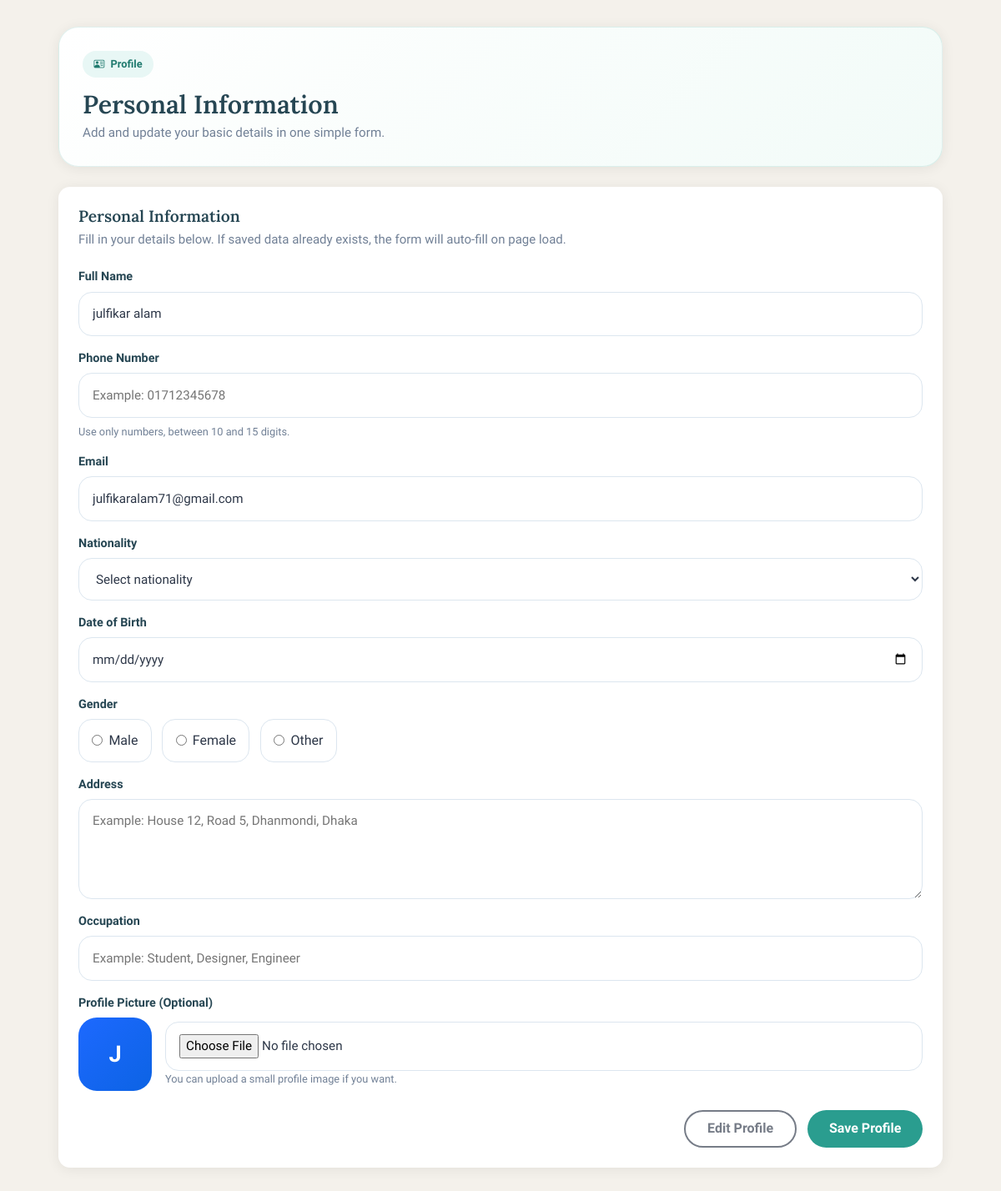
The app's page /settings (signed in) with its own data.
### app.py (models this page shows, shortened)
class User(db.Model, UserMixin):
    __tablename__ = 'users'
    id             = db.Column(db.Integer, primary_key=True)
    first_name     = db.Column(db.String(50), nullable=True)
    last_name      = db.Column(db.String(50), nullable=True)
    name           = db.Column(db.String(100), nullable=False)
    email          = db.Column(db.String(120), unique=True, nullable=False)
    password       = db.Column(db.String(200), nullable=False)
    reset_code     = db.Column(db.String(50), nullable=True)
    created_at     = db.Column(db.DateTime, default=datetime.utcnow)
    mood_logs = db.relationship('MoodLog', backref='user', lazy=True,
                                cascade='all, delete-orphan')

### app.py (the view, shortened to what this page needs)
@app.route('/settings', methods=['GET', 'POST'])
@login_required
def settings():
    return render_template('settings.html', form_data=None)

### app.py (called while the page is built)
@login_manager.user_loader
def load_user(user_id):
    return db.session.get(User, int(user_id))

### templates/settings.html (shortened to what this page needs)
{% extends "base.html" %}
{% block content %}
<div class="page-wrapper">
  <div class="profile-shell">
    <section class="profile-hero">
      <div class="profile-kicker">
        <i class="bi bi-person-vcard"></i>
        Profile
      </div>
      <h1 class="page-title">Personal Information</h1>
      <p class="page-subtitle mb-0">
        Add and update your basic details in one simple form.
      </p>
    </section>
    <section class="mm-card profile-card">
      <h2 class="profile-section-title">Personal Information</h2>
      <p class="profile-section-copy">
        Fill in your details below. If saved data already exists, the form will auto-fill on page load.
      </p>
      <form id="userProfileForm" class="profile-form" novalidate>
        <div class="profile-field">
          <label class="profile-label" for="fullName">Full Name</label>
          <input
            id="fullName"
            name="fullName"
            type="text"
            class="profile-input"
            placeholder="Example: Julfkar Alam"
            value="{{ current_user.name }}"
            required
          />
        </div>
        <div class="profile-field">
          <label class="profile-label" for="phoneNumber">Phone Number</label>
          <input
            id="phoneNumber"
            name="phoneNumber"
            type="tel"
            class="profile-input"
            placeholder="Example: 01712345678"
            inputmode="numeric"
            required
          />
          <div class="profile-help">Use only numbers, between 10 and 15 digits.</div>
        </div>
        <div class="profile-field">
          <label class="profile-label" for="email">Email</label>
          <input
            id="email"
            name="email"
            type="email"
            class="profile-input"
            placeholder="Example: name@example.com"
            value="{{ current_user.email }}"
            required
          />
        </div>
        <div class="profile-field">
          <label class="profile-label" for="nationality">Nationality</label>
          <select id="nationality" name="nationality" class="profile-select" required>
            <option value="">Select nationality</option>
          </select>
        </div>
        <div class="profile-field">
          <label class="profile-label" for="dateOfBirth">Date of Birth</label>
          <input
            id="dateOfBirth"
            name="dateOfBirth"
            type="date"
            class="profile-input"
            required
          />
        </div>
        <div class="profile-field">
          <span class="profile-label">Gender</span>
          <div class="profile-radio-group">
            <label class="profile-radio">
              <input type="radio" name="gender" value="Male" />
              <span>Male</span>
            </label>
            <label class="profile-radio">
              <input type="radio" name="gender" value="Female" />
              <span>Female</span>
            </label>
            <label class="profile-radio">
              <input type="radio" name="gender" value="Other" />
              <span>Other</span>
            </label>
          </div>
        </div>
        <div class="profile-field">
          <label class="profile-label" for="address">Address</label>
          <textarea
            id="address"
            name="address"
            class="profile-textarea"
            placeholder="Example: House 12, Road 5, Dhanmondi, Dhaka"
            required
          ></textarea>
        </div>
        <div class="profile-field">
          <label class="profile-label" for="occupation">Occupation</label>
          <input
            id="occupation"
            name="occupation"
            type="text"
            class="profile-input"
            placeholder="Example: Student, Designer, Engineer"
            required
          />
        </div>
        <div class="profile-field">
          <label class="profile-label" for="profilePicture">Profile Picture (Optional)</label>
          <div class="profile-upload-shell">
            <div id="profilePicturePreview" class="profile-upload-preview">
              {{ (current_user.name or 'M')[:1] | upper }}
            </div>
            <div style="flex:1;min-width:220px;">
              <input
                id="profilePicture"
                name="profilePicture"
                type="file"
                class="profile-input"
                accept="image/*"
              />
              <div class="profile-help">You can upload a small profile image if you want.</div>
            </div>
          </div>
        </div>
        <div class="profile-actions">
          <button type="button" id="editProfileBtn" class="btn btn-outline-teal">Edit Profile</button>
          <button type="submit" id="saveProfileBtn" class="btn btn-teal">Save Profile</button>
        </div>
      </form>
    </section>
  </div>
</div>
{% endblock %}

### templates/base.html (style rules this page uses)
:root { --teal: #2a9d8f; --teal-dark: #1f7a6e; --teal-light: #e8f7f5; --sand: #f4f1eb; --charcoal: #264653; --amber: #e9c46a; --coral: #e76f51; --text: #2d3748; --muted: #718096; --white: #ffffff; --shadow: 0 2px 16px rgba(0, 0, 0, 0.07); --radius: 14px; }
* { box-sizing: border-box; }
html, body { min-height: 100%; }
body { margin: 0; font-family: "Plus Jakarta Sans", sans-serif; background: var(--sand); color: var(--text); min-height: 100vh; display: flex; flex-direction: column; }
h1, h2, h3, h4, h5, h6 { font-family: "Lora", serif; font-weight: 600; }
.btn-teal { background: var(--teal); color: #fff; border: none; border-radius: 100px; padding: 0.55rem 1.6rem; font-weight: 600; transition: background 0.2s, transform 0.15s; }
.btn-outline-teal { background: transparent; color: var(--teal); border: 2px solid var(--teal); border-radius: 100px; padding: 0.55rem 1.6rem; font-weight: 600; transition: all 0.2s; }
.mm-card { background: var(--white); border: none; border-radius: var(--radius); box-shadow: var(--shadow); padding: 1.5rem; }
.page-wrapper { max-width: 1100px; margin: 0 auto; padding: 2rem 1.25rem 4rem; width: 100%; flex: 1 0 auto; }
.page-title { font-size: 1.9rem; color: var(--charcoal); margin-bottom: 0.25rem; }
.page-subtitle { color: var(--muted); margin-bottom: 2rem; font-size: 0.95rem; }

### templates/settings.html (style rules this page uses)
.profile-shell { display: grid; gap: 1.5rem; }
.profile-hero { background: linear-gradient(135deg, #ffffff, #f2fbf8); border: 1px solid rgba(42, 157, 143, 0.14); border-radius: 24px; box-shadow: var(--shadow); padding: 1.75rem; }
.profile-kicker { display: inline-flex; align-items: center; gap: 0.45rem; background: var(--teal-light); color: var(--teal-dark); border-radius: 999px; padding: 0.4rem 0.85rem; font-size: 0.8rem; font-weight: 700; margin-bottom: 0.9rem; }
.profile-card { padding: 1.5rem; }
.profile-section-title { font-size: 1.2rem; color: var(--charcoal); margin-bottom: 0.35rem; }
.profile-section-copy { color: var(--muted); font-size: 0.94rem; margin-bottom: 1.4rem; }
.profile-form { display: grid; gap: 1rem; }
.profile-field { display: grid; gap: 0.42rem; }
.profile-label { font-size: 0.9rem; font-weight: 700; color: var(--charcoal); }
.profile-input, .profile-select, .profile-textarea { width: 100%; border: 1px solid #dce6ef; border-radius: 16px; padding: 0.9rem 1rem; font-size: 0.95rem; color: var(--text); background: #ffffff; transition: border-color 0.15s, box-shadow 0.15s, background 0.15s; }
.profile-textarea { min-height: 120px; resize: vertical; }
.profile-help { color: var(--muted); font-size: 0.8rem; }
.profile-radio-group { display: flex; flex-wrap: wrap; gap: 0.8rem; }
.profile-radio { display: inline-flex; align-items: center; gap: 0.45rem; padding: 0.8rem 0.95rem; border-radius: 16px; border: 1px solid #dce6ef; background: #ffffff; color: var(--text); }
.profile-radio input { accent-color: var(--teal); }
.profile-upload-shell { display: flex; align-items: center; gap: 1rem; flex-wrap: wrap; }
.profile-upload-preview { width: 88px; height: 88px; border-radius: 22px; background: linear-gradient(135deg, #1d69ff, #0c63e4); color: #ffffff; display: grid; place-items: center; font-size: 1.7rem; font-weight: 700; overflow: hidden; flex-shrink: 0; }
.profile-actions { display: flex; justify-content: flex-end; gap: 0.85rem; margin-top: 0.4rem; }

### records on screen
User: fullName "julfikar alam", email "julfikaralam71@gmail.com", name "J"
